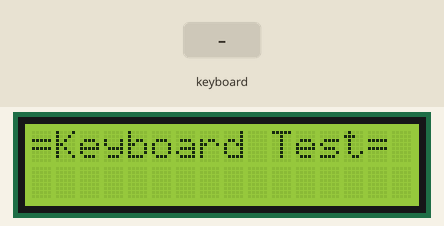
Recording of a sketch running on a simulated Arduino Uno, built with avr-gcc and run on an emulated ATmega328P. On the bench: 16×2 character LCD. The test bench sets the inputs (shaded band). What the sketch prints to the serial monitor is not drawn.

Above: at 2.2 s.
2.3 s: PS/2 keyboard text "a" received
At 3.4 s:
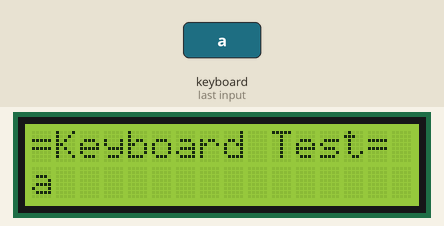
3.8 s: PS/2 keyboard text "a" received
At 4.6 s:
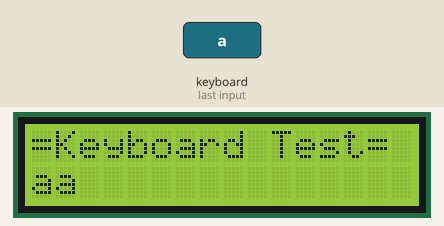
5.3 s: PS/2 keyboard text "a" received
At 5.7 s:
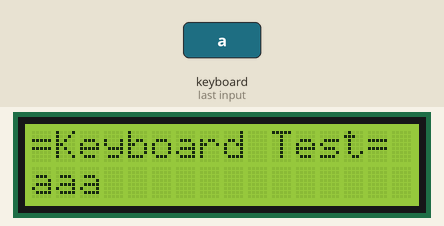
6.8 s: PS/2 keyboard text "1" received
At 8.0 s:
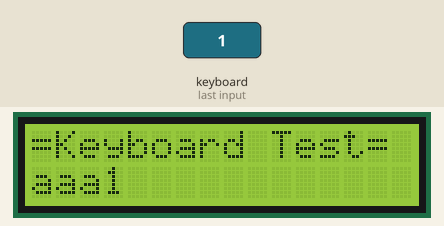
8.3 s: PS/2 keyboard text "a" received
At 9.2 s:
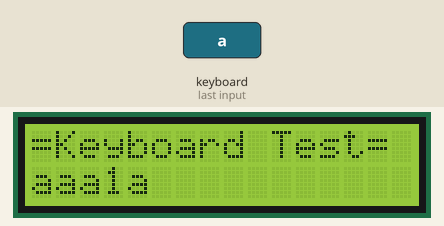
Timing chart, 0 to 10.8 s (numbered marks = the images above; inputs shaded):
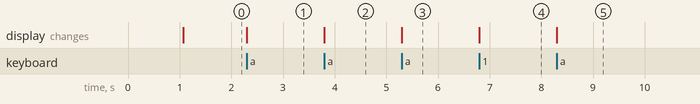

The sketch:

keyboard_lcd_ps2.ino
```cpp
// PS2 Keyboard printing
// on LCD Dispaly
// By Alex Noyanov
// 1 07 2016

#include <PS2Keyboard.h>
#include <LiquidCrystal.h>
const int DataPin = 2;
const int IRQpin =  3;

int x = 0; // LCD coordinate

// select the pins used on the LCD panel
LiquidCrystal lcd(8, 9, 4, 5, 6, 7);

PS2Keyboard keyboard;

// Function Reading from
// Keypad shield:
/*
int read_LCD_buttons()
{
int  adc_key_in = analogRead(A0);      // read the value from the sensor
 // my buttons when read are centered at these valies: 0, 144, 329, 504, 741
 // we add approx 50 to those values and check to see if we are close
 if (adc_key_in > 1000) return btnNONE; // We make this the 1st option for speed reasons since it will be the most likely result
 // For V1.0 comment the other threshold and use the one below:

 if (adc_key_in < 50)   return btnRIGHT;
 if (adc_key_in < 195)  return btnUP;
 if (adc_key_in < 380)  return btnDOWN;
 if (adc_key_in < 555)  return btnLEFT;
 if (adc_key_in < 790)  return btnSELECT;
 return btnNONE;  // when all others fail, return this...
}
*/

void setup() {
  // Set the lcd size:
  lcd.begin(16, 2);
  delay(1000);
  keyboard.begin(DataPin, IRQpin);
  Serial.begin(9600);
  Serial.println("Keyboard Test:");

    lcd.setCursor(0,0);
    lcd.print("=Keyboard Test=");
}

void loop() {

  lcd.setCursor(0,1);
  if (keyboard.available()) {

    // read the next key
    char c = keyboard.read();

    // check for some of the special keys
    if (c == PS2_ENTER) {
      Serial.println();
    } else if (c == PS2_TAB) {
      Serial.print("[Tab]");
    } else if (c == PS2_ESC) {
      Serial.print("[ESC]");
    } else if (c == PS2_PAGEDOWN) {
      Serial.print("[PgDn]");
    } else if (c == PS2_PAGEUP) {
      Serial.print("[PgUp]");
    } else if (c == PS2_LEFTARROW) {
      Serial.print("[Left]");
      x--;
    } else if (c == PS2_RIGHTARROW) {
      Serial.print("[Right]");
      x++;
    } else if (c == PS2_UPARROW) {
      Serial.print("[Up]");
    } else if (c == PS2_DOWNARROW) {
      Serial.print("[Down]");
    } else if (c == PS2_DELETE) {
      Serial.print("[Del]");
       //lcd.clear();
       x--;
      lcd.setCursor(x,1);
      lcd.print(" ");

    } else {

      // otherwise, just print all normal characters
      Serial.print(c);
      lcd.setCursor(x,1);
      lcd.print(c);
      x++;
    }
  }
}
```

Measured:
- after the input at 2.3 s, the display: changes at once (image 1)
- after the input at 3.8 s, the display: changes at once (image 2)
- after the input at 5.3 s, the display: changes at once (image 3)
- after the input at 6.8 s, the display: changes at once (image 4)
- after the input at 8.3 s, the display: changes at once (image 5)
